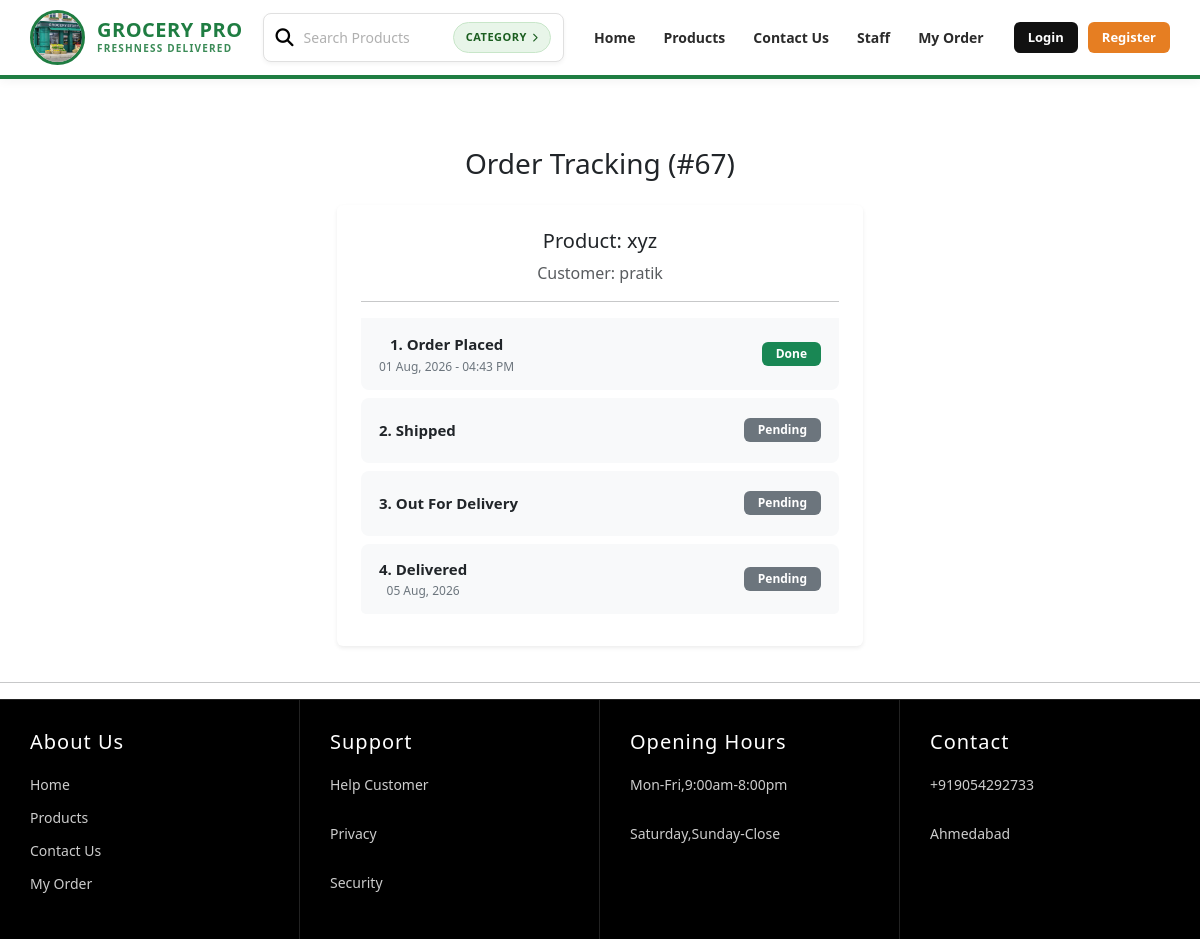
/track-order/67/, run on the app's committed database.
### GroceryApp/models.py (models this page shows, shortened)
class Order(models.Model):
    customer = models.ForeignKey(Customer,on_delete=models.CASCADE, null=True,blank=True)
    customername =  models.CharField(max_length=150)
    customerphone = models.CharField(max_length=15)
    customeraddress = models.TextField()
    product = models.ForeignKey(Product, on_delete=models.CASCADE)
    quantity = models.PositiveIntegerField(default=1)
    totalamount = models.DecimalField(max_digits=10,decimal_places=2)
    payment_method = models.CharField(max_length=50)
    payment_status = models.CharField(
        max_length=20,
        default="Pending"
    )
    order_status = models.CharField(
        max_length=20,
        default="Pending"
    )
    TRACKING_CHOICES =[
        ('Order Placed','Order Placed'),
        ('Shipped','Shipped'),
        ('Out For Delivery','Out For Delivery'),
        ('Delivered','Delivered'),
        ('Cancelled','Cancelled'),
    ]
    tracking_status = models.CharField(max_length=60,choices=TRACKING_CHOICES,default='Order Placed')
    created_at = models.DateTimeField(auto_now_add=True)
    updated_at = models.DateTimeField(auto_now=True)
    shipped_at = models.DateTimeField(null=True, blank=True)
    out_for_delivery_at = models.DateTimeField(null=True,blank=True)
    deliverd_at = models.DateTimeField(null=True,blank=True)

class Product(models.Model):
    productname = models.CharField(max_length=200)
    category = models.ForeignKey(Category, on_delete=models.CASCADE, related_name='products')
    description = models.TextField(blank=True, null=True)
    price = models.DecimalField(max_digits=10, decimal_places=2)
    stock = models.PositiveBigIntegerField(default=0)
    main_image = models.ImageField(upload_to='products/', null=True, blank=True)
    status = models.BooleanField(default=True)
    def __str__(self):
        return self.productname

### GroceryApp/views.py (the view)
# urls.py: path("track-order/<int:order_id>/",views.track_order, name="track_order"),
def track_order(request,order_id):
    order_obj = get_object_or_404(Order,id=order_id)
    expected_delivery = order_obj.created_at + timedelta(days=4)
    context = {
        'order' : order_obj,
        'expected_delivery' : expected_delivery,
    }
    return render(request,'track_order.html', context)

### templates/track_order.html (shortened to what this page needs)
{% extends 'base.html' %}
{% block content %}
<div class="container mt-5" style="max-width: 550px;">
    <h3 class="text-center mb-4">Order Tracking (#{{ order.id }})</h3>
    <div class="card p-4 shadow-sm border-0">
        <h5>Product: {{ order.product }}</h5>
        <p class="text-muted mb-0">Customer: {{ order.customername }}</p>
        <hr class="my-3">
        <ul class="list-group list-group-flush border-0">
            <li class="list-group-item d-flex justify-content-between align-items-center tracking-item border-0">
                <div>
                    <span class="tracking-title">1. Order Placed</span>
                    <span class="tracking-time">{{ order.created_at|date:"d M, Y - h:i A" }}</span>
                </div>
                <span class="badge bg-success tracking-badge">Done</span>
            </li>
            <li class="list-group-item d-flex justify-content-between align-items-center tracking-item border-0">
                <div>
                    <span class="tracking-title">2. Shipped</span>
                </div>
                {% if order.shipped_at %}
                    <span class="badge bg-success tracking-badge">Done</span>
                {% else %}
                    <span class="badge bg-secondary tracking-badge">Pending</span>
                {% endif %}
            </li>
            <li class="list-group-item d-flex justify-content-between align-items-center tracking-item border-0">
                <div>
                    <span class="tracking-title">3. Out For Delivery</span>
                </div>
                {% if order.out_for_delivery_at %}
                    <span class="badge bg-success tracking-badge">Done</span>
                {% else %}
                    <span class="badge bg-secondary tracking-badge">Pending</span>
                {% endif %}
            </li>
            <li class="list-group-item d-flex justify-content-between align-items-center tracking-item border-0">
            <div class="d-flex flex-column justify-content-center">
                <span class="tracking-title">4. Delivered</span>
                <span class="tracking-time">
                    {{ expected_delivery|date:"d M, Y" }}
                </span>
            </div>
            {% if order.delivered_at %}
                <span class="badge bg-success tracking-badge">Done</span>
            {% else %}
                <span class="badge bg-secondary tracking-badge">Pending</span>
            {% endif %}
        </li>
        </ul>
    </div>
</div>
{% endblock %}

### static/css/style.css (style rules this page uses)
* { margin: 0; padding: 0; box-sizing: border-box; font-family: 'Segoe UI', Tahoma, Geneva, Verdana, sans-serif; }
body { background-color: #fafbf9; color: #333; overflow-x: hidden; }
.card { border: none; border-radius: 10px; box-shadow: 0px 5px 15px rgba(0,0,0,0.1); }
.card { padding: 20px 10px; border-radius: 14px; color: #fff; text-align: center; }
.card p { font-size: 16px; font-weight: 500; margin-bottom: 5px; }

### templates/track_order.html (style rules this page uses)
.tracking-item { padding: 14px 18px; border-radius: 8px; margin-bottom: 8px; background-color: #f8f9fa; min-height: 65px; }
.tracking-title { font-size: 15px; font-weight: 600; color: #212529; }
.tracking-time { font-size: 12px; color: #6c757d; display: block; margin-top: 2px; }
.tracking-badge { font-size: 12px; padding: 6px 14px; }

### data on the page
Order: id "67", product "xyz", customername "pratik", created_at "01 Aug, 2026 - 04:43 PM"

### other printed values
{{ expected_delivery|date:"d M, Y" }} "05 Aug, 2026"
